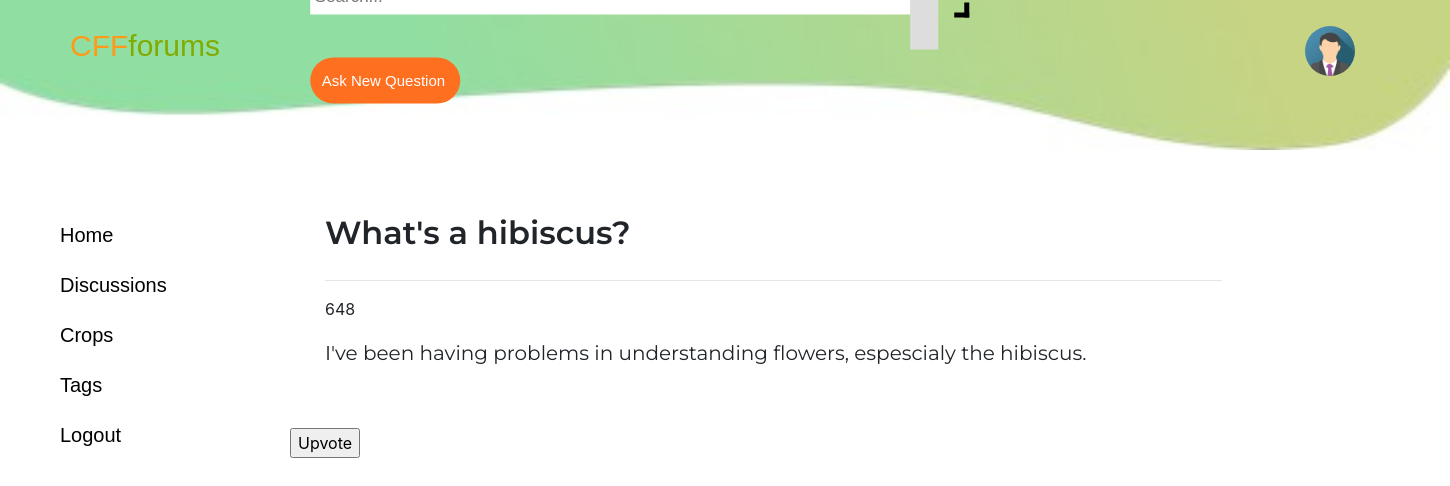
The app's page /frontend/specificquestion.php?cthreadID=1 (signed in) with its own data.
### tables this page shows
CREATE TABLE `thread` (
  `ThreadID` int(10) NOT NULL,
  `ThreadModeratorID` int(10) NOT NULL,
  `ThreadUserID` int(10) NOT NULL,
  `ThreadSubject` varchar(255) NOT NULL,
  `ThreadDescription` varchar(500) NOT NULL,
  `ThreadVoteCount` int(10) NOT NULL,
  `ThreadSubscribedUserID` int(10) NOT NULL,
  `ThreadSubscribeduserCount` int(10) NOT NULL,
  `ThreadViewsCount` int(10) NOT NULL,
  `ThreadAnswersCount` int(10) NOT NULL,
  `ThreadUserFlag` int(1) DEFAULT NULL
);

### frontend/specificquestion.php (the view, shortened to what this page needs)
<!DOCTYPE html>
<html>
<head>
<link href="bootstrap.min.css" rel="stylesheet">
<link href="specificquestionstyle.css" rel="stylesheet">
</head>
<body>
  <div class="header">
    <div class="logo">
      <a href="home.php"><font color=#ff9918>CFF</font><font color=#81ab00>forums</font></a>
    </div>
    <div class="navbar">
      <ul>
      <li><div class="search-container">
    <form>
      <input type="text" placeholder="Search..." name="search">
      <button type="submit"><i class="material-icons"></i></button>
    </form>
    </div>
    </li>
    <li><div class="button" onclick="document.getElementById('id01').style.display='block'">Ask New Question</div></li>
    </ul>
    </div>
    <a href="profile.php"><img src="avatar.png" alt="Avatar" class="avatar"></a>
    <img src="header.jpg" alt="header" width=100% height= 150px>
    </div>
    <br />
    <div class="sidenav">
      <a href="home.php" class="nav-link">Home</a>
      <a href="discussion.php" class="nav-link">Discussions</a>
      <a href="crops.php" class="nav-link">Crops</a>
      <a href="tags.php" class="nav-link">Tags</a>
      <a href="logout.php" class="nav-link">Logout</a>
    </div>
    <div class="main">
    <div class="col-md-8">
        <?php
        include("config.php");
        $threadID = $_GET['cthreadID'];
        $sql = "SELECT * FROM thread WHERE ThreadID ='".$threadID."'";
        $res = mysqli_query($link,$sql);
        $threads = "";
        if(mysqli_num_rows($res) > 0){
          while($row = mysqli_fetch_assoc($res)){
            $title = $row['ThreadSubject'];
            $description = $row['ThreadDescription'];
            $votecount = $row['ThreadVoteCount'];
            $threads .= "
                          <div class='card-body'>
                <h2 class='card-title'><font size='6'>".$title."</font></h2>
                                <hr/>
                <p>".$votecount."</p>
                <p class='card-text'>".$description."</p>
                  <br>
                         </div>";
          }
          echo $threads;
        }
        else {
          echo "<a href='home.php'>Return to Home</a><hr />";
          echo "<p>There has been an error displaying this page.";
        }
        ?>
 </div>
     <form method="post">
       <input type="submit" name="upvote" id="upvote" value="Upvote"/>
      </form>
    </div>
</body>

### frontend/specificquestionstyle.css (style rules this page uses)
* { box-sizing: border-box; }
.header { position: absolute; top: 0; left: 0; right: 0; }
.logo { position: absolute; top: 30%; left: 10%; transform: translate(-50%, -50%); font-size: 30px; font-family: Arial; text-decoration: none; }
a { text-decoration: none; color: black; }
.navbar { position: absolute; top: 30%; left: 45%; transform: translate(-50%, -50%); font-size: 20px; font-family: Arial; padding-bottom:20px; z-index: 1; }
.navbar ul li { list-style-type: none; display:inline-block; }
.navbar .search-container { float: center; }
.navbar input[type=text] { padding: 5px; margin-top: 20px; font-size: 17px; border: none; width: 600px; }
.navbar .search-container button { float: right; padding: 14px 14px; margin-top: 20px; margin-right: 16px; background: #ddd; font-size: 17px; width:10px; border: none; cursor: pointer; }
.button { background-color: #FF6F20; color: white; padding: 12px 12px; border: none; border-radius: 25px; cursor: pointer; font-size: 15px; width: 150px; }
.avatar { position:absolute; top: 17%; left: 90%; width: 50px; height: 50px; border-radius: 50%; z-index: 1; }
.sidenav { width: 200px; position: fixed; z-index: 1; top: 200px; left: 30px; background: transparent; overflow-x: hidden; padding: 10px 10px; }
.sidenav a { padding: 10px 20px 10px 20px; font-family: arial; text-decoration: bold; font-size: 20px; color: black; display: block; }
.main { position: relative; top: 30%; left: 20%; right:20%; float: left; width: 100%; height: 100%; padding-top: 200px; }
.card-title { font-size: 7px; font-family: 'Montserrat', sans-serif; font-weight: 550; margin-top: -7%; margin-left: 0%; margin-bottom: 3%; }
.card-text { font-family: 'Montserrat', sans-serif; font-size: 20px; margin-top:2%; }
i { border: solid black; border-width: 0 5px 5px 0; display: inline-block; padding: 5px; margin:10px; margin-left:30px; }
button { background-color: #FF6F20; color: white; padding: 14px 20px; margin: 8px 0; border: none; cursor: pointer; width: 100%; }

### records on screen
thread: ThreadSubject "What's a hibiscus?", ThreadVoteCount "648", ThreadDescription "I've been having problems in understanding flowers, espescialy the hibiscus."
